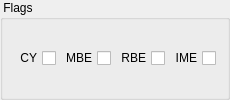
        <widget class="QGroupBox" name="flagsGroupBox">
        <property name="title">
          <string> Flags </string>
        </property>
        <layout class="QHBoxLayout" name="horizontalLayout" stretch="0,0,0,0,0">
          <property name="spacing">
          <number>4</number>
          </property>
          <item>
          <widget class="QCheckBox" name="cyCheckBox">
            <property name="toolTip">
            <string>Carry flag</string>
            </property>
            <property name="layoutDirection">
            <enum>Qt::RightToLeft</enum>
            </property>
            <property name="text">
            <string>CY</string>
            </property>
            <property name="key" stdset="0">
            <string>CY</string>
            </property>
            <property name="type" stdset="0">
            <string>boolean</string>
            </property>
          </widget>
          </item>
          <item>
          <widget class="QCheckBox" name="mbeCheckBox">
            <property name="toolTip">
            <string>Memory bank enable flag</string>
            </property>
            <property name="layoutDirection">
            <enum>Qt::RightToLeft</enum>
            </property>
            <property name="text">
            <string>MBE</string>
            </property>
            <property name="key" stdset="0">
            <string>MBE</string>
            </property>
            <property name="type" stdset="0">
            <string>boolean</string>
            </property>
          </widget>
          </item>
          <item>
          <widget class="QCheckBox" name="rbeCheckBox">
            <property name="toolTip">
            <string>Register bank enable flag</string>
            </property>
            <property name="layoutDirection">
            <enum>Qt::RightToLeft</enum>
            </property>
            <property name="text">
            <string>RBE</string>
            </property>
            <property name="key" stdset="0">
            <string>RBE</string>
            </property>
            <property name="type" stdset="0">
            <string>boolean</string>
            </property>
          </widget>
          </item>
          <item>
          <widget class="QCheckBox" name="imeCheckBox">
            <property name="toolTip">
            <string>Interrupt master enable flag</string>
            </property>
            <property name="layoutDirection">
            <enum>Qt::RightToLeft</enum>
            </property>
            <property name="text">
            <string>IME</string>
            </property>
            <property name="key" stdset="0">
            <string>IME</string>
            </property>
            <property name="type" stdset="0">
            <string>boolean</string>
            </property>
          </widget>
          </item>
        </layout>
        </widget>
